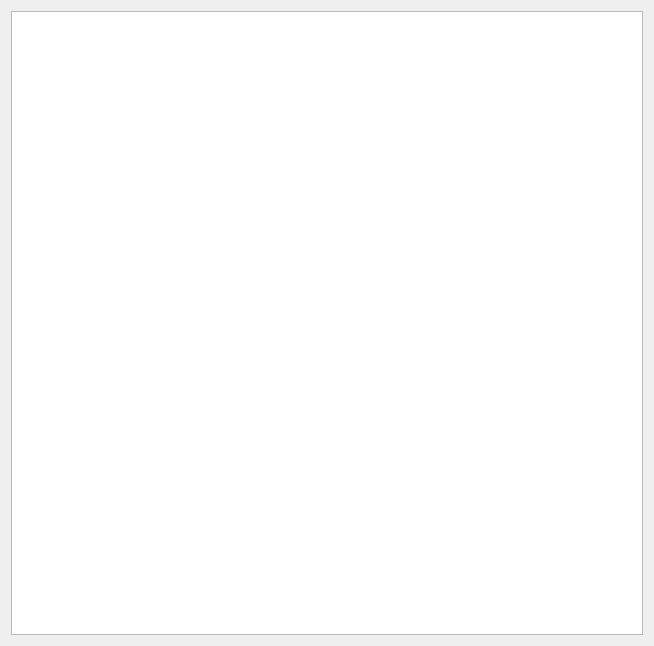
<?xml version="1.0" encoding="UTF-8"?>
<ui version="4.0">
 <class>ASCIIDialog</class>
 <widget class="QDialog" name="ASCIIDialog">
  <property name="geometry">
   <rect>
    <x>0</x>
    <y>0</y>
    <width>654</width>
    <height>646</height>
   </rect>
  </property>
  <property name="windowTitle">
   <string>ASCII Preview</string>
  </property>
  <layout class="QVBoxLayout" name="verticalLayout">
   <item>
    <widget class="QPlainTextEdit" name="text">
     <property name="font">
      <font>
       <family>Arial Unicode MS</family>
       <pointsize>12</pointsize>
      </font>
     </property>
     <property name="readOnly">
      <bool>true</bool>
     </property>
     <property name="plainText">
      <string notr="true"/>
     </property>
    </widget>
   </item>
  </layout>
 </widget>
 <resources/>
 <connections/>
</ui>
